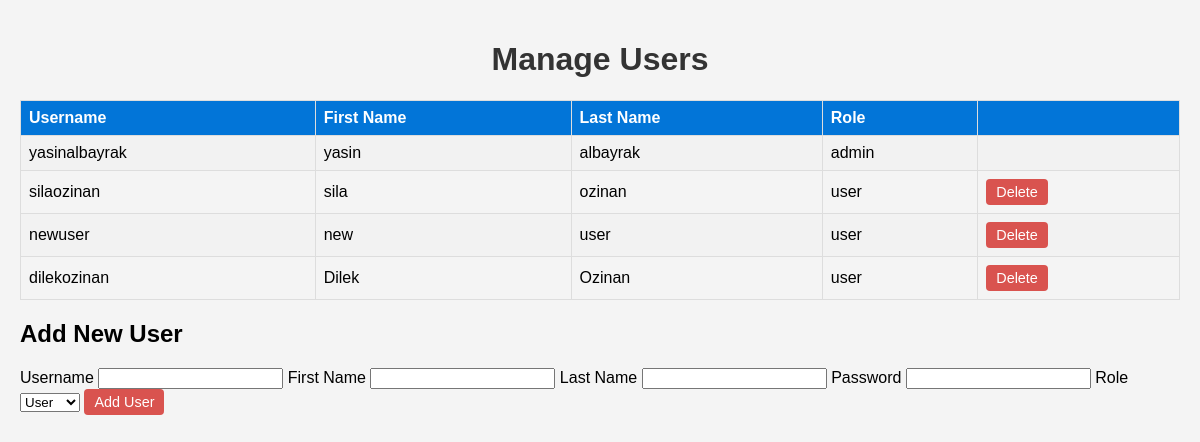
The page /manage-users/ (signed in) on the database as committed earlier.
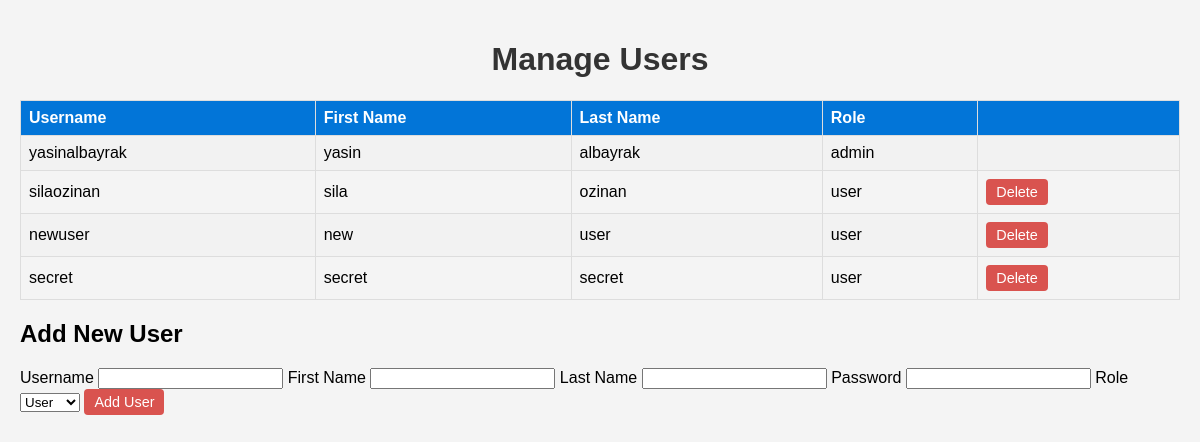
The same page on the database as committed later.
### russianNews/models.py (models this page shows, shortened)
class User(AbstractBaseUser, PermissionsMixin):
    ADMIN = 'admin'
    USER = 'user'
    ROLE_CHOICES = [
        (ADMIN, 'Admin'),
        (USER, 'User'),
    ]
    firstname = models.CharField(max_length=100)
    lastname = models.CharField(max_length=100)
    username = models.CharField(max_length=100, unique=True)
    password = models.CharField(max_length=100)
    role = models.CharField(max_length=10, choices=ROLE_CHOICES, default=USER)
    is_active = models.BooleanField(default=True)
    is_staff = models.BooleanField(default=False)
    objects = UserManager()
    USERNAME_FIELD = 'username'
    REQUIRED_FIELDS = []
    groups = models.ManyToManyField(
        'auth.Group',
        verbose_name='groups',
        blank=True,
        related_name="user_set_custom",  # Custom related_name
        help_text='The groups this user belongs to. A user will get all permissions granted to each of their groups.',
    )
    user_permissions = models.ManyToManyField(
        'auth.Permission',
        verbose_name='user permissions',
        blank=True,
        related_name="user_set_custom",  # Custom related_name
        help_text='Specific permissions for this user.',
    )
    class Meta:
        verbose_name = 'user'
        verbose_name_plural = 'users'

### russianNews/views.py (the view, shortened to what this page needs)
# urls.py: path('manage-users/', views.manage_users, name='manage_users'),
@login_required
@user_passes_test(lambda u: u.is_staff)
def manage_users(request):
    users = User.objects.all()
    return render(request, 'manage_users.html', {'users': users})

### russianNews/templates/manage_users.html (shortened to what this page needs)
{% load i18n %}
<!DOCTYPE html>
<html lang="en">
<head>
</head>
<body>
<h1>{% trans 'Manage Users' %} </h1>
<table>
    <tr>
        <th>{% trans 'Username' %} </th>
        <th>{% trans 'First Name' %}</th>
        <th>{% trans 'Last Name' %}</th>
        <th>{% trans 'Role' %}</th>
        <th></th>
    </tr>
    {% for user in users %}
        <tr>
            <td>{{ user.username }}</td>
            <td>{{ user.firstname }}</td>
            <td>{{ user.lastname }}</td>
            <td>{{ user.role }}</td>
            <td>
                {% if user.role == "user" %}
                    <form method="post" class="form-delete">
                        <button type="submit" name="delete_user" value="{{ user.id }}">{% trans 'Delete' %}</button>
                    </form>
                {% endif %}
            </td>
        </tr>
    {% endfor %}
</table>
<h2>{% trans 'Add New User' %}</h2>
<form method="post" action="{% url 'register' %}">
    <label for="username">{% trans 'Username' %}</label>
    <input type="text" id="username" name="username" required>
    <label for="firstname">{% trans 'First Name' %}</label>
    <input type="text" id="firstname" name="fname">
    <label for="lastname">{% trans 'Last Name' %}</label>
    <input type="text" id="lastname" name="lname">
    <label for="password">{% trans 'Password' %}</label>
    <input type="password" id="password" name="password" required>
    <label for="role">{% trans 'Role' %}</label>
    <select id="role" name="role">
        <option value="user">{% trans 'User' %}</option>
    </select>
    <button type="submit" >{% trans 'Add User' %}</button>
</form>
</body>
</html>

Rows that differ between the two databases and show on the page:
removed User: username "dilekozinan", firstname "Dilek", lastname "Ozinan", role "user", {{ user.id }} 15 (drawn)
added User: username "secret", firstname "secret", lastname "secret", role "user", {{ user.id }} 16 (drawn)
